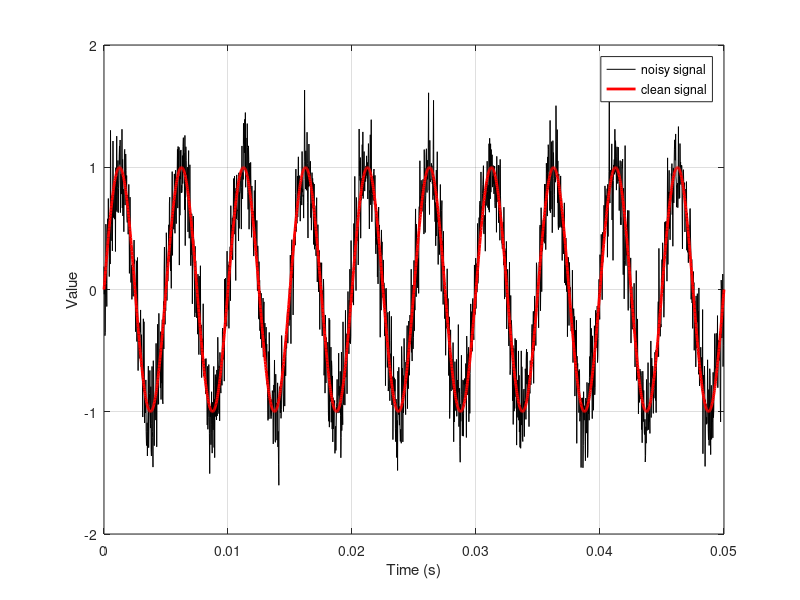

Write the MATLAB code that produced this figure. (Note: this script raises an error after producing the figure.)
%% example usage of custom_matlab_snr function
clear
close all

rng(111); % reproducability

fs = 4e4;  % sampling rate in Hz
t = 0:1/fs:0.05;  % sampled time points

%% mono frequency sinusidal signal
disp('generating mono frequency signal...')
target_frequency = 200; % Hz
s1_clean = sin(2*pi*target_frequency*t);

% add noise
target_snr = 10;
s1 = awgn(s1_clean, target_snr, 'measured');

% display signal in time domain
figure;
plot(t, s1, 'k', 'DisplayName', 'noisy signal');
hold on
grid on
plot(t, s1_clean, 'r', 'LineWidth', 2, 'DisplayName', 'clean signal');
legend('Location', 'best');
xlabel('Time (s)')
ylabel('Value')

% count snr

% 1 harmonic, given target frequency
number_harmonic = 1;
% snr(s1, fs, number_harmonic);
custom_matlab_snr(s1, fs, number_harmonic, target_frequency);
[snr_s1, noise_power_s1] = custom_matlab_snr(s1, fs, number_harmonic, ...
   target_frequency);
fprintf('SNR with 1 harmonic: %.4f\n', snr_s1)

% 1 harmonic, given target freuency, exclude psd below 300 Hz when counting
% noise power
max_frequency_dc = target_frequency;  % Hz
custom_matlab_snr(s1, fs, number_harmonic, target_frequency, max_frequency_dc);
[snr_s1_dc, noise_power_s1_dc] = custom_matlab_snr(s1, fs, number_harmonic, ...
    target_frequency, max_frequency_dc);
fprintf('SNR with 1 harmonic and force DC: %.4f\n', snr_s1_dc)

% matlab snr from time domain results
snr_s1_t = snr(s1, s1-s1_clean);
fprintf('SNR from time domian: %.4f\n', snr_s1_t)

%% multi frequency
disp('generating dual frequency signal...')
target_frequency2 = 500;  % Hz
s2_clean = s1_clean + sin(2*pi*target_frequency2*t);

% add nosie
s2 = awgn(s2_clean, target_snr, 'measured');

% display signal in time domain
figure;
plot(t, s2, 'k', 'DisplayName', 'noisy signal');
hold on
grid on
plot(t, s2_clean, 'r', 'LineWidth', 2, 'DisplayName', 'clean signal');
legend('Location', 'best');
xlabel('Time (s)')
ylabel('Value')


% 1 harmonic, given target frequencies
disp('1 harmonic:')

% frequency 1
% snr(s2, fs, number_harmonic);
custom_matlab_snr(s2, fs, number_harmonic, ...
    [target_frequency, target_frequency2]); % signal power of 2nd frequency
    % will be excluded from counting noise power (By marking it as 2nd Harmonic)
[snr_s21, noise_power_s21] = custom_matlab_snr(s2, fs, number_harmonic,...
    [target_frequency, target_frequency2]);

% frequency 2
custom_matlab_snr(s2, fs, number_harmonic, ...
    [target_frequency2, target_frequency]);  % move target frequency to be first
[snr_s22, noise_power_s22] = custom_matlab_snr(s2, fs, number_harmonic, ...
    [target_frequency2, target_frequency]);

% overall snr
snr_s2 = mean([snr_s21, snr_s22]);
fprintf('SNR:\n\tOverall(mean): %.4f dB\n\t%d Hz: %.4f dB\n\t%d Hz: %.4f dB\n',...
    snr_s2, target_frequency, snr_s21, target_frequency2, snr_s22);
fprintf('\tOverall(sqrt sum square): %.4f dB\n',...
    sqrt((snr_s21^2+snr_s22^2)))

% 1 harmonic, given target freuency, exclude psd below 200 Hz when counting
% noise power
disp('1 harmonic, exclude psd below 200 Hz when counting noise power:')
max_frequency_dc = target_frequency;  % Hz

% frequency 1
custom_matlab_snr(s2, fs, number_harmonic, ...
    [target_frequency, target_frequency2], max_frequency_dc);
[snr_s23, noise_power_s23] = custom_matlab_snr(s2, fs, number_harmonic, ...
    [target_frequency, target_frequency2], max_frequency_dc);

% frequency 2
custom_matlab_snr(s2, fs, number_harmonic, ...
    [target_frequency2, target_frequency], max_frequency_dc);
[snr_s24, noise_power_s24] = custom_matlab_snr(s2, fs, number_harmonic, ...
    [target_frequency2, target_frequency], max_frequency_dc);

snr_s2_c = mean([snr_s23, snr_s24]);
fprintf('SNR:\n\tOverall(mean): %.4f dB\n\t%d Hz: %.4f dB\n\t%d Hz: %.4f dB\n',...
    snr_s2_c, target_frequency, snr_s23, target_frequency2, snr_s24);
fprintf('\tOverall(sqrt sum square): %.4f dB\n',...
    sqrt((snr_s23^2+snr_s24^2)))


% matlab snr from time domain results
snr_s2_t = snr(s2, s2-s2_clean);
fprintf('SNR from time domian: %.4f\n', snr_s2_t)